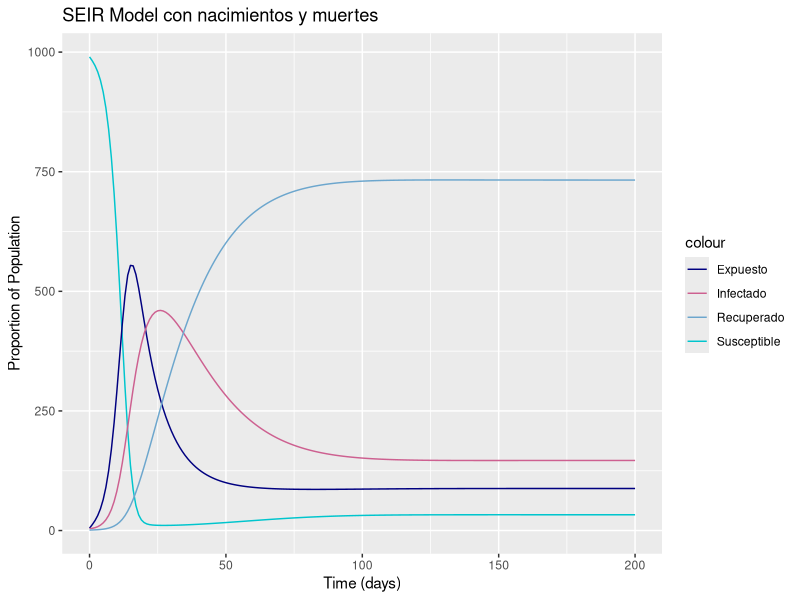
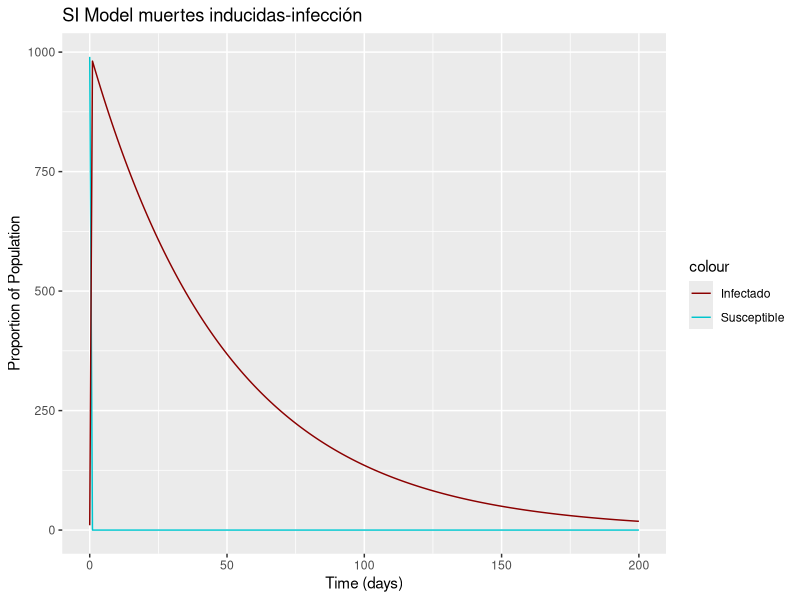

These figures' R source, in order:
## ---- chunk 1
condiciones_inciales <- c(S = 990, E= 5, I=4, R=1 )
## ---- chunk 2
parameters <- c(beta = 0.002, sigma = 0.1, gamma = 0.05, mu = 0.01)

## ---- chunk 3
seir_model <- function(time, state, parameters){
   with(as.list(c(state,parameters)), {
     N <- (S+E+I+R)
     dS <- mu *N -beta * S  * I - mu * S 
     dE <- beta * S * I  - sigma * E - mu * E
     dI <- sigma * E  - gamma * I - mu * I
     dR <- gamma * I - mu * R
     
  list(c(dS,dE,dI,dR))
  })
}

## ---- chunk 4
library(deSolve)
tiempo <- seq(0,200, by=1)
seirdv <- ode(condiciones_inciales,tiempo,seir_model,parameters)
seirdv<- as.data.frame(seirdv)
seirdv
## ---- chunk 5
library(ggplot2)
ggplot(seirdv, aes(x=tiempo)) +
  geom_line(aes(y = S, color= "Susceptible")) +
  geom_line(aes(y = E, color= "Expuesto"))   +
  geom_line(aes(y = I, color= "Infectado"))  +
  geom_line(aes(y = R, color= "Recuperado")) +
  labs(title = "SEIR Model con nacimientos y muertes", x = "Time (days)", y = "Proportion of Population") +
  scale_color_manual(values = c("Susceptible" = "turquoise3", "Expuesto" = "navyblue", "Infectado" = "hotpink3", "Recuperado" = "skyblue3")) 
## ---- chunk 6
condiciones <- c(S = 990, I = 10)
parametros <- c(beta = 0.1, alfa = 0.02)

## ---- chunk 7
library(deSolve)
SI <- function(time, states, parameters){
   with(as.list(c(states,parameters)), {

     dS <-  - (beta * S  * I) 
     dI <- (beta * S * I) - (alfa * I)
     
  list(c(dS,dI))
  })
  
}  


## ---- chunk 8
SID <- ode(condiciones,tiempo,SI,parametros)
SID <- as.data.frame(SID)
## ---- chunk 9
library(ggplot2)
ggplot(SID, aes(x=tiempo)) +
  geom_line(aes(y = S, color= "Susceptible")) +
  geom_line(aes(y = I, color= "Infectado"))   +

  labs(title = "SI Model muertes inducidas-infección", x = "Time (days)", y = "Proportion of Population") +
  scale_color_manual(values = c("Susceptible" = "turquoise3",  "Infectado" = "red4")) 
## ---- chunk 10
sir_vital_dynamics <- function(time, states, parameters){
  with(as.list(c(states,parameters)),{
       # Calcula total de la población
    N <- (S + I + R)
    
    # Ecuaciones diferenciales
    dS <- mu * N - beta * S * I - mu * S
    dI <- beta * S * I/ N - gamma * I - mu * I - alfa*I
    dR <- gamma * I - mu * R
    
     
  list(c(dS,dI))
  })
}
